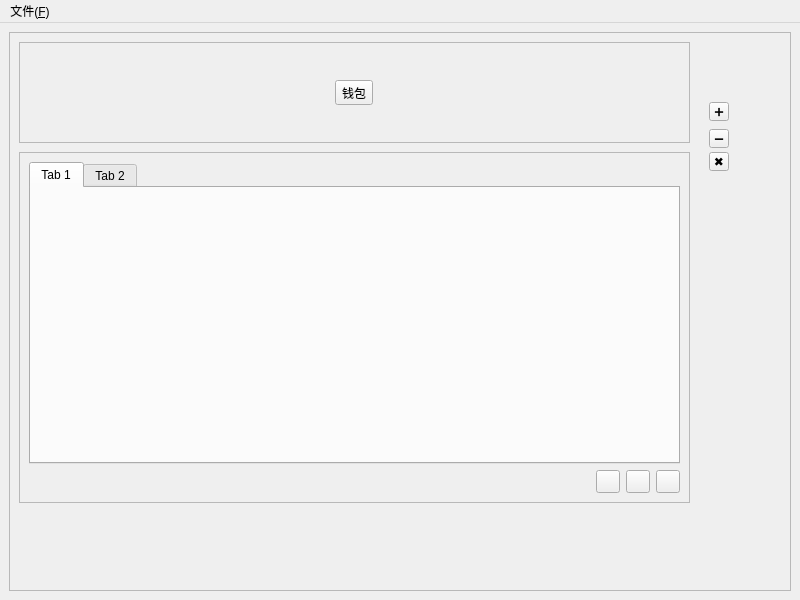
<?xml version="1.0" encoding="UTF-8"?>
<ui version="4.0">
 <class>Tengu</class>
 <widget class="QMainWindow" name="Tengu">
  <property name="geometry">
   <rect>
    <x>0</x>
    <y>0</y>
    <width>800</width>
    <height>600</height>
   </rect>
  </property>
  <property name="windowTitle">
   <string>Tengu</string>
  </property>
  <widget class="QWidget" name="centralwidget">
   <layout class="QVBoxLayout" name="verticalLayout">
    <item>
     <widget class="QFrame" name="frameMain">
      <property name="frameShape">
       <enum>QFrame::StyledPanel</enum>
      </property>
      <property name="frameShadow">
       <enum>QFrame::Raised</enum>
      </property>
      <widget class="QFrame" name="frameContent">
       <property name="geometry">
        <rect>
         <x>10</x>
         <y>120</y>
         <width>671</width>
         <height>351</height>
        </rect>
       </property>
       <property name="frameShape">
        <enum>QFrame::StyledPanel</enum>
       </property>
       <property name="frameShadow">
        <enum>QFrame::Raised</enum>
       </property>
       <layout class="QVBoxLayout" name="verticalLayout_2">
        <item>
         <widget class="QTabWidget" name="tabWidget">
          <widget class="QWidget" name="tabFirst">
           <attribute name="title">
            <string>Tab 1</string>
           </attribute>
          </widget>
          <widget class="QWidget" name="tabSecond">
           <attribute name="title">
            <string>Tab 2</string>
           </attribute>
          </widget>
         </widget>
        </item>
        <item>
         <layout class="QHBoxLayout" name="horizontalLayout_4">
          <item>
           <widget class="QLabel" name="labelStatus"/>
          </item>
          <item>
           <widget class="QToolButton" name="ButtonFees">
            <property name="icon">
             <iconset resource="res/Images.qrc">
              <normaloff>:/Icons/gas.svg</normaloff>:/Icons/gas.svg</iconset>
            </property>
           </widget>
          </item>
          <item>
           <widget class="QToolButton" name="ButtonReset">
            <property name="icon">
             <iconset resource="res/Images.qrc">
              <normaloff>:/Icons/layer.svg</normaloff>:/Icons/layer.svg</iconset>
            </property>
           </widget>
          </item>
          <item>
           <widget class="QToolButton" name="ButtonPopup">
            <property name="icon">
             <iconset resource="res/Images.qrc">
              <normaloff>:/Icons/menu.svg</normaloff>:/Icons/menu.svg</iconset>
            </property>
           </widget>
          </item>
         </layout>
        </item>
       </layout>
      </widget>
      <widget class="QFrame" name="topFrame">
       <property name="geometry">
        <rect>
         <x>10</x>
         <y>10</y>
         <width>671</width>
         <height>101</height>
        </rect>
       </property>
       <property name="frameShape">
        <enum>QFrame::StyledPanel</enum>
       </property>
       <property name="frameShadow">
        <enum>QFrame::Raised</enum>
       </property>
       <layout class="QHBoxLayout" name="horizontalLayout">
        <item>
         <widget class="QToolButton" name="ButtonWallet">
          <property name="text">
           <string>钱包</string>
          </property>
          <property name="icon">
           <iconset resource="res/Images.qrc">
            <normaloff>:/Buttons/wallet.svg</normaloff>:/Buttons/wallet.svg</iconset>
          </property>
          <property name="iconSize">
           <size>
            <width>32</width>
            <height>32</height>
           </size>
          </property>
          <property name="toolButtonStyle">
           <enum>Qt::ToolButtonTextUnderIcon</enum>
          </property>
         </widget>
        </item>
       </layout>
      </widget>
      <widget class="QToolButton" name="ButtonClose">
       <property name="geometry">
        <rect>
         <x>700</x>
         <y>120</y>
         <width>20</width>
         <height>19</height>
        </rect>
       </property>
       <property name="text">
        <string>✖️</string>
       </property>
      </widget>
      <widget class="QToolButton" name="ButtonMin">
       <property name="geometry">
        <rect>
         <x>700</x>
         <y>97</y>
         <width>20</width>
         <height>19</height>
        </rect>
       </property>
       <property name="text">
        <string>➖</string>
       </property>
      </widget>
      <widget class="QToolButton" name="ButtonMax">
       <property name="geometry">
        <rect>
         <x>700</x>
         <y>70</y>
         <width>20</width>
         <height>19</height>
        </rect>
       </property>
       <property name="text">
        <string>➕</string>
       </property>
      </widget>
     </widget>
    </item>
   </layout>
  </widget>
  <widget class="QMenuBar" name="menubar">
   <property name="geometry">
    <rect>
     <x>0</x>
     <y>0</y>
     <width>800</width>
     <height>17</height>
    </rect>
   </property>
   <widget class="QMenu" name="menu_File">
    <property name="title">
     <string>文件(&amp;F)</string>
    </property>
    <addaction name="action1"/>
   </widget>
   <addaction name="menu_File"/>
  </widget>
  <action name="action1">
   <property name="text">
    <string>打开</string>
   </property>
   <property name="shortcut">
    <string>Ctrl+O</string>
   </property>
  </action>
 </widget>
 <resources>
  <include location="res/Images.qrc"/>
 </resources>
 <connections/>
</ui>
